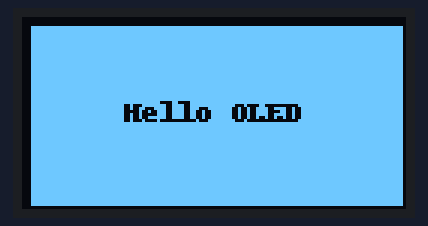
The program below on a simulated Raspberry Pi (BCM pin numbers). Shown: 128×64 one-colour display. At 0.1 s the program stops and its outputs stay as they are.

Above: at 0.2 s.

The program:

hello-oled-test-single.py
```python
"""
This is a basic test of a single OLED SSD1306 connected via default I2c to a Raspberry PI

Requires the CircuitPython library: adafruit-circuitpython-ssd1306 module
Requires Pillow (Python Imaging Library fork)
"""

import board
import digitalio
from PIL import Image, ImageDraw, ImageFont
import adafruit_ssd1306

i2c = board.I2C()
oledDisplay = adafruit_ssd1306.SSD1306_I2C(128, 64, i2c, addr=0x3c)

oledDisplay.fill(0)
oledDisplay.show()

helloImage = Image.new('1', (oledDisplay.width, oledDisplay.height))

drawObject = ImageDraw.Draw(helloImage)

# white rectangle that nearly fills screen (2px border)
drawObject.rectangle((2, 2, oledDisplay.width - 1, oledDisplay.height - 1), outline = 0, fill = 255)

fontObject = ImageFont.load_default()

drawText = "Hello OLED"

(textWidth, textHeight) = fontObject.getsize(drawText)
drawObject.text((oledDisplay.width / 2 - textWidth / 2, oledDisplay.height / 2 - textHeight / 2), drawText, font=fontObject, fill=0)

oledDisplay.image(helloImage)
oledDisplay.show()
```
